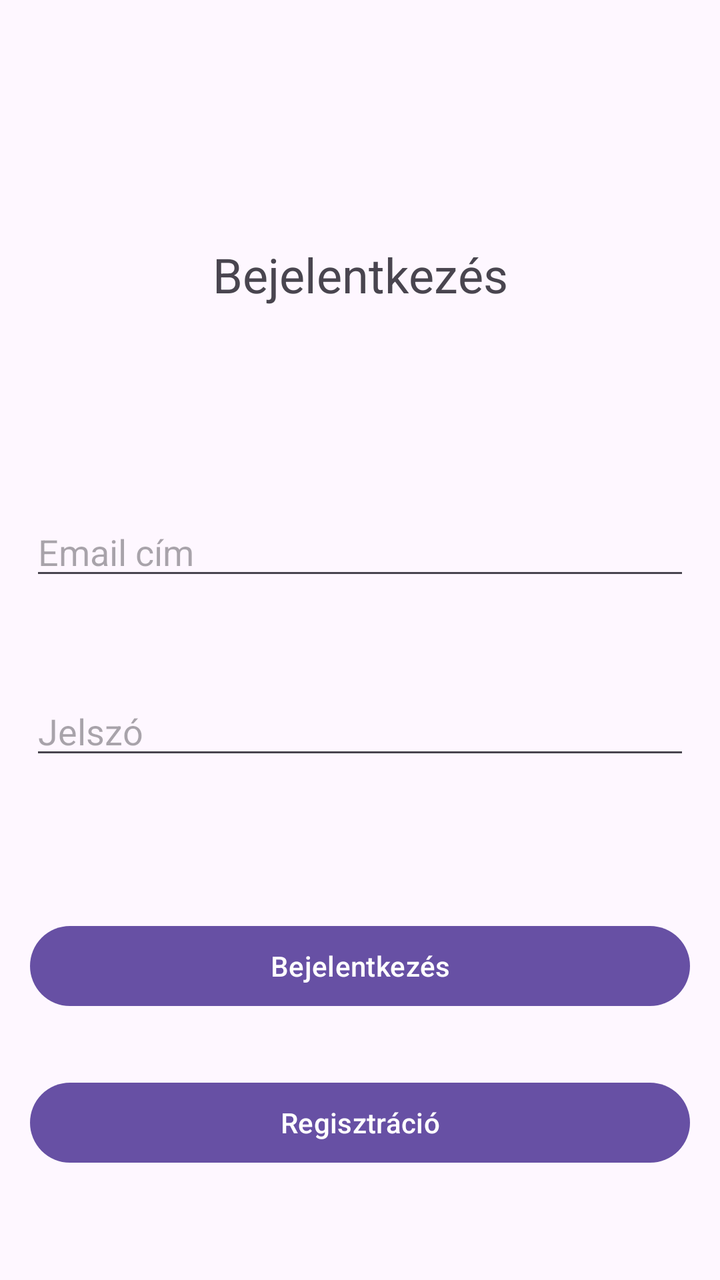
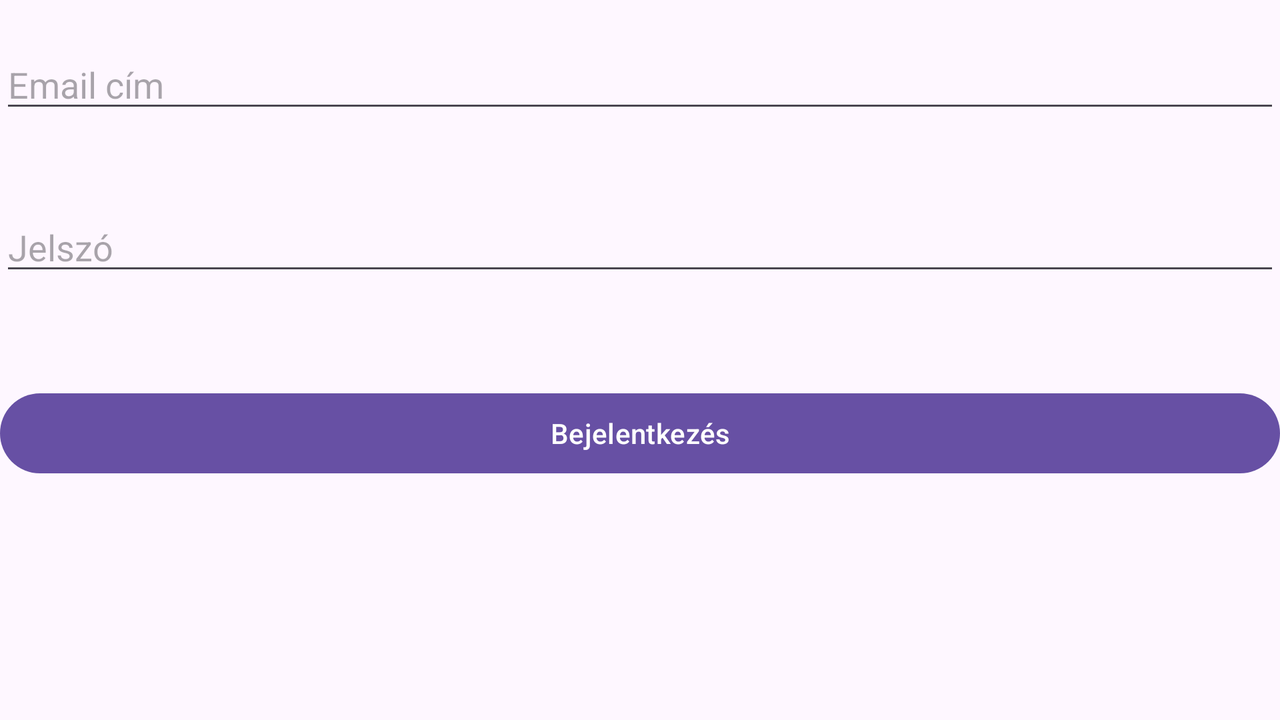

The same Android screen from two of the app's own layout files: first res/layout/ as a phone draws it, then the repository's variant for another configuration, drawn on a device whose configuration selects that folder. Both files follow.
<!-- AndroidManifest.xml: application theme Theme.PCConfigProject -->
<!-- res/layout/activity_main.xml -->
<?xml version="1.0" encoding="utf-8"?>
<androidx.constraintlayout.widget.ConstraintLayout xmlns:android="http://schemas.android.com/apk/res/android"
    xmlns:app="http://schemas.android.com/apk/res-auto"
    xmlns:tools="http://schemas.android.com/tools"
    android:id="@+id/main"
    android:layout_width="match_parent"
    android:layout_height="match_parent"
    tools:context=".MainActivity">

    <TextView
        android:id="@+id/loginText"
        android:layout_width="match_parent"
        android:layout_height="wrap_content"
        android:text="@string/bejelentkezes"
        android:textAlignment="center"
        android:textSize="24sp"
        app:layout_constraintBottom_toBottomOf="parent"
        app:layout_constraintHorizontal_bias="0.0"
        app:layout_constraintLeft_toLeftOf="parent"
        app:layout_constraintRight_toRightOf="parent"
        app:layout_constraintTop_toTopOf="parent"
        app:layout_constraintVertical_bias="0.199" />

    <EditText
        android:id="@+id/loginEmailEditText"
        android:layout_width="match_parent"
        android:layout_height="wrap_content"
        android:layout_marginTop="32dp"
        android:layout_marginStart="15dp"
        android:layout_marginEnd="15dp"
        android:ems="10"
        android:hint="@string/emailAddress"
        android:inputType="textEmailAddress"
        app:layout_constraintBottom_toBottomOf="parent"
        app:layout_constraintTop_toTopOf="parent"
        app:layout_constraintVertical_bias="0.391"
        tools:layout_editor_absoluteX="0dp" />

    <EditText
        android:id="@+id/loginPasswordEditText"
        android:layout_width="match_parent"
        android:layout_height="wrap_content"
        android:layout_marginBottom="160dp"
        android:layout_marginStart="15dp"
        android:layout_marginEnd="15dp"
        android:ems="10"
        android:hint="@string/password"
        android:inputType="textPassword"
        app:layout_constraintBottom_toBottomOf="parent"
        app:layout_constraintTop_toBottomOf="@+id/loginEmailEditText"
        app:layout_constraintVertical_bias="0.336"
        tools:layout_editor_absoluteX="0dp" />

    <Button
        android:id="@+id/loginButton"
        android:layout_width="0dp"
        android:layout_height="wrap_content"
        android:text="@string/bejelentkezes"
        android:onClick="login"
        android:layout_marginStart="15dp"
        android:layout_marginEnd="15dp"
        app:layout_constraintBottom_toBottomOf="parent"
        app:layout_constraintEnd_toEndOf="parent"
        app:layout_constraintHorizontal_bias="0.0"
        app:layout_constraintStart_toStartOf="parent"
        app:layout_constraintTop_toBottomOf="@+id/loginPasswordEditText"
        app:layout_constraintVertical_bias="0.358" />

    <Button
        android:id="@+id/registrationButton"
        android:layout_width="0dp"
        android:layout_height="wrap_content"
        android:text="@string/registration"
        android:onClick="registration"
        android:layout_marginStart="15dp"
        android:layout_marginEnd="15dp"
        app:layout_constraintBottom_toBottomOf="parent"
        app:layout_constraintEnd_toEndOf="parent"
        app:layout_constraintHorizontal_bias="0.0"
        app:layout_constraintStart_toStartOf="parent"
        app:layout_constraintTop_toBottomOf="@+id/loginButton"
        app:layout_constraintVertical_bias="0.358" />
</androidx.constraintlayout.widget.ConstraintLayout>
<!-- resources referenced by this layout -->
<resources>
  <string name="bejelentkezes">Bejelentkezés</string>
  <string name="emailAddress">Email cím</string>
  <string name="password">Jelszó</string>
  <string name="registration">Regisztráció</string>
  <style name="Theme.PCConfigProject" parent="Base.Theme.PCConfigProject" />
  <style name="Base.Theme.PCConfigProject" parent="Theme.Material3.DayNight.NoActionBar">
          
          
      </style>
</resources>
<!-- res/layout-land/activity_main.xml (the repository's variant of the layout above) -->
<!-- drawn on the phone turned sideways -->
<?xml version="1.0" encoding="utf-8"?>
<LinearLayout
    xmlns:android="http://schemas.android.com/apk/res/android"
    xmlns:app="http://schemas.android.com/apk/res-auto"
    xmlns:tools="http://schemas.android.com/tools"
    android:id="@+id/main"
    android:layout_width="match_parent"
    android:layout_height="match_parent"
    android:orientation="vertical"
    tools:context=".MainActivity">

    <EditText
        android:id="@+id/loginEmailEditText"
        android:layout_width="match_parent"
        android:layout_height="wrap_content"
        android:ems="10"
        android:hint="@string/emailAddress"
        android:inputType="textEmailAddress"
        android:layout_marginTop="20dp"
        tools:layout_editor_absoluteX="0dp" />

    <EditText
        android:id="@+id/loginPasswordEditText"
        android:layout_width="match_parent"
        android:layout_height="wrap_content"
        android:layout_marginBottom="40dp"
        android:ems="10"
        android:hint="@string/password"
        android:inputType="textPassword"
        android:layout_marginTop="40dp"
        tools:layout_editor_absoluteX="0dp" />

    <Button
        android:id="@+id/loginButton"
        android:layout_width="match_parent"
        android:layout_height="wrap_content"
        android:text="@string/bejelentkezes"
        android:onClick="login"
        android:layout_marginTop="10dp"
        app:layout_constraintVertical_bias="0.358" />
</LinearLayout>
<!-- resources referenced by the variant -->
<!-- as the phone turned sideways resolves them -->
<resources>
  <string name="bejelentkezes">Bejelentkezés</string>
  <string name="emailAddress">Email cím</string>
  <string name="password">Jelszó</string>
  <style name="Theme.PCConfigProject" parent="Base.Theme.PCConfigProject" />
  <style name="Base.Theme.PCConfigProject" parent="Theme.Material3.DayNight.NoActionBar">
          
          
      </style>
</resources>
